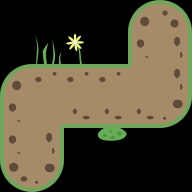

Rendered tile map (Tiled .tmx) drawn with the repository's tilesets; below, a short description and the map source with its tile grids summarised:
An orthogonal 6x6 tile map with 32x32 px tiles, 2 tile layers (ground, deco).

<map version="1.0" orientation="orthogonal" renderorder="left-down" width="6" height="6" tilewidth="32" tileheight="32" nextobjectid="12">
 <tileset firstgid="1" source="tileset.tsx" />
 <layer name="ground" width="6" height="6">
  <data>[36 cells, 20 non-empty, 10 distinct tile ids]</data>
 </layer>
 <layer name="deco" width="6" height="6">
  <data>[36 cells, 3 non-empty, 3 distinct tile ids]</data>
 </layer>
</map>
